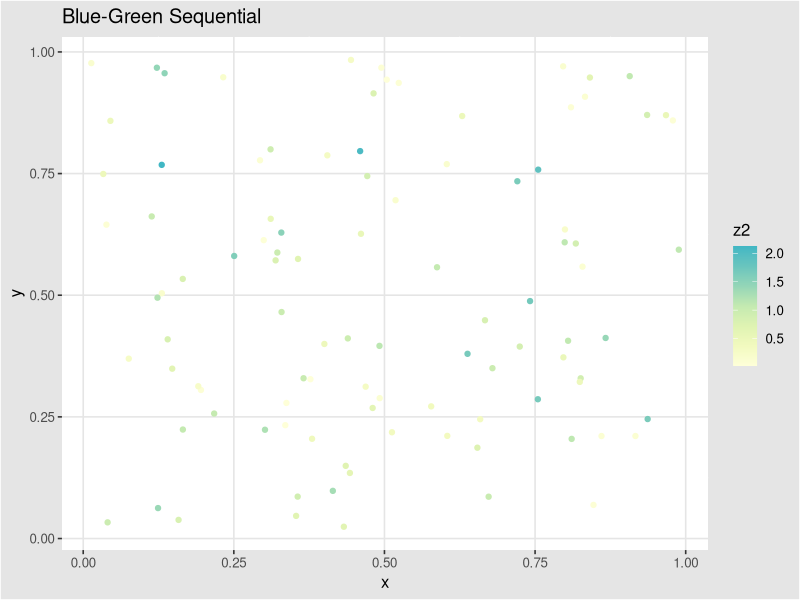
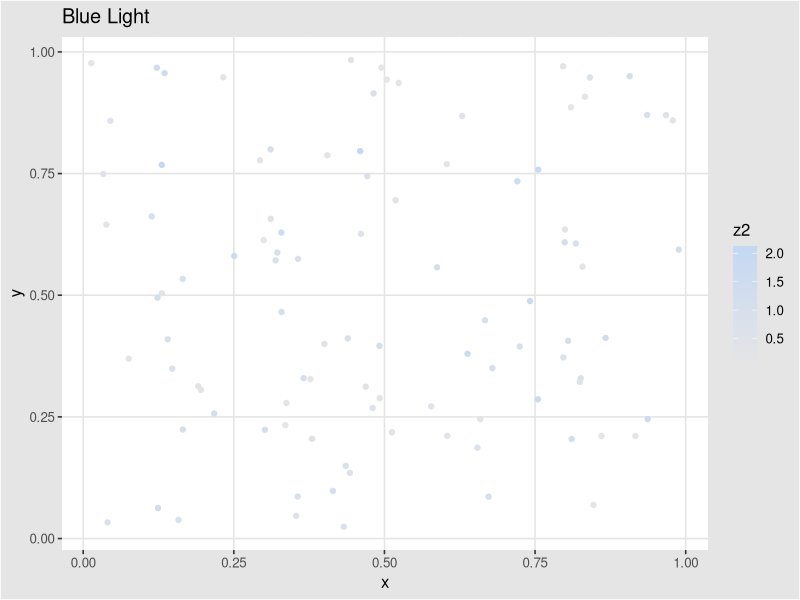
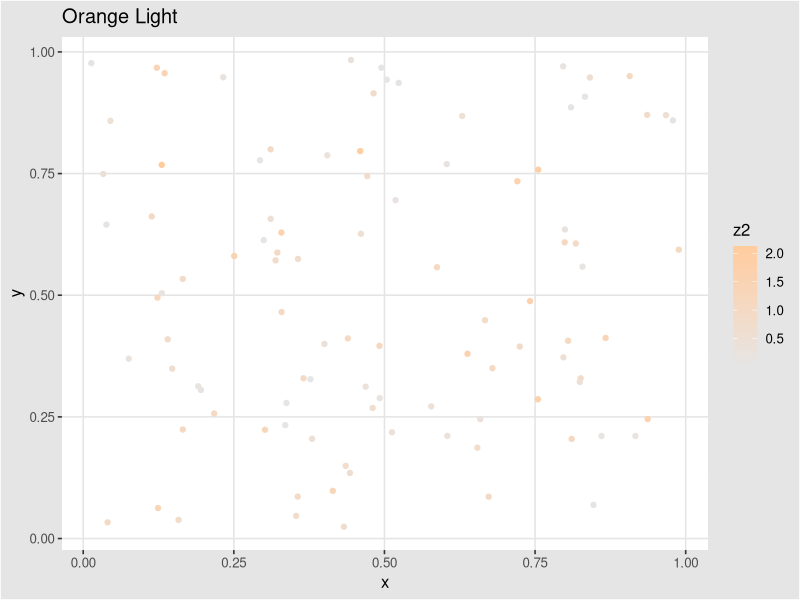
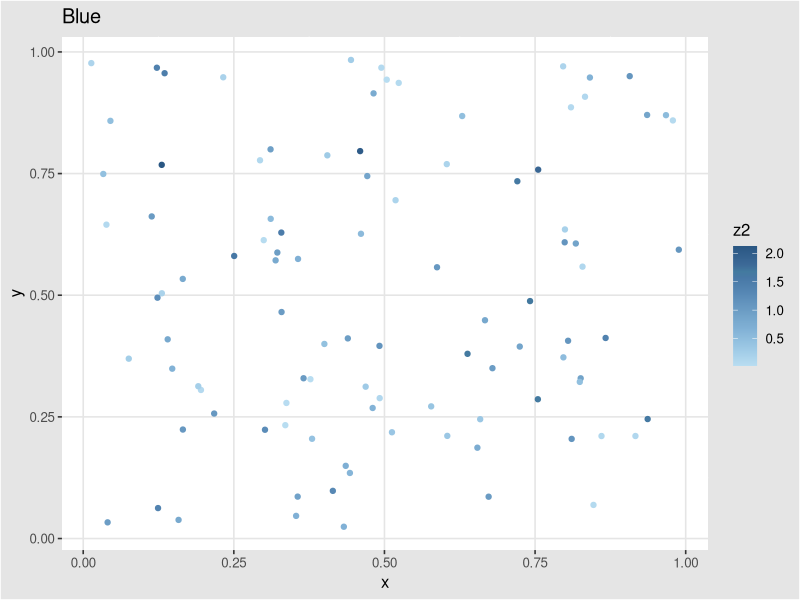
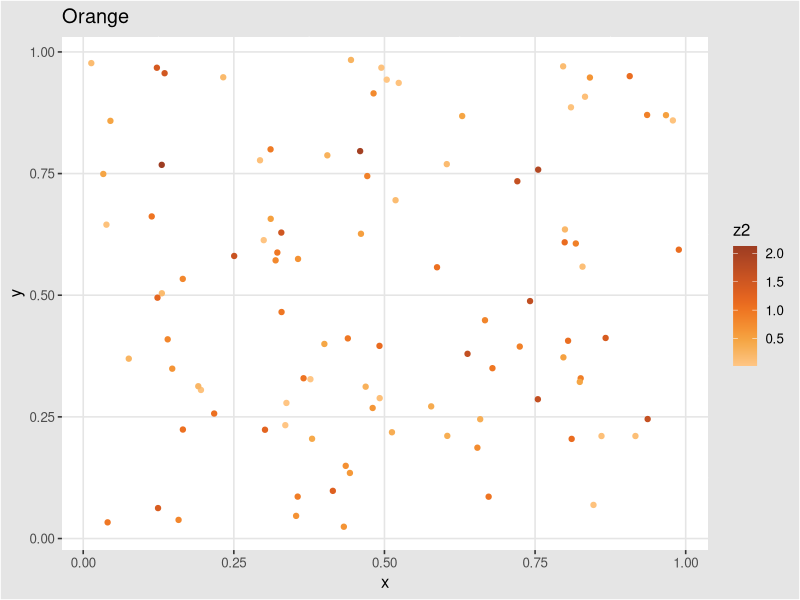
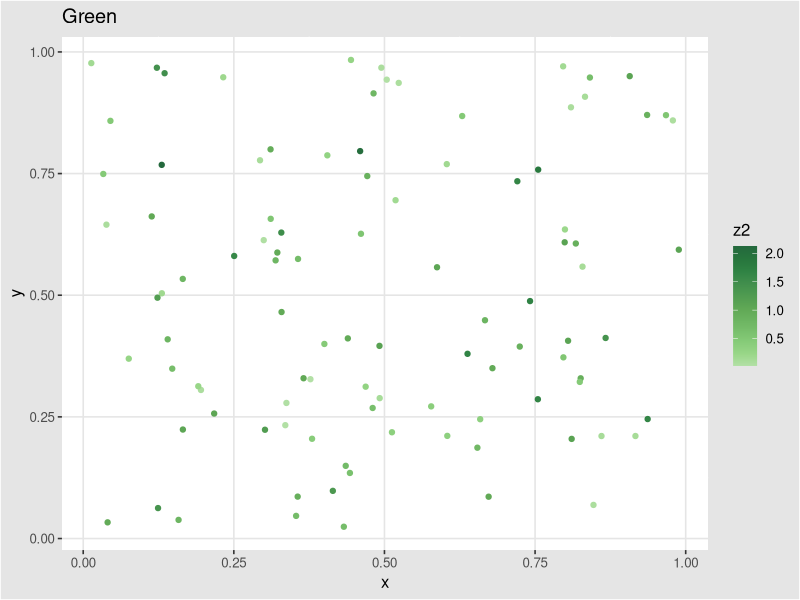

Reproduce these figures in R, in order.
library(ggthemes)


### Name: scale_colour_gradient_tableau
### Title: Tableau sequential colour scale (continuous)
### Aliases: scale_colour_gradient_tableau scale_fill_gradient_tableau
###   scale_color_gradient_tableau scale_color_continuous_tableau
###   scale_fill_continuous_tableau

### ** Examples

library("ggplot2")

df <- data.frame(
  x = runif(100),
  y = runif(100),
  z1 = rnorm(100),
  z2 = abs(rnorm(100))
)

p <- ggplot(df, aes(x, y)) +
     geom_point(aes(colour = z2)) +
     theme_igray()

palettes <-
  ggthemes_data[["tableau"]][["color-palettes"]][["ordered-sequential"]]
for (palette in head(names(palettes))) {
  print(p + scale_colour_gradient_tableau(palette) +
          ggtitle(palette))
}
